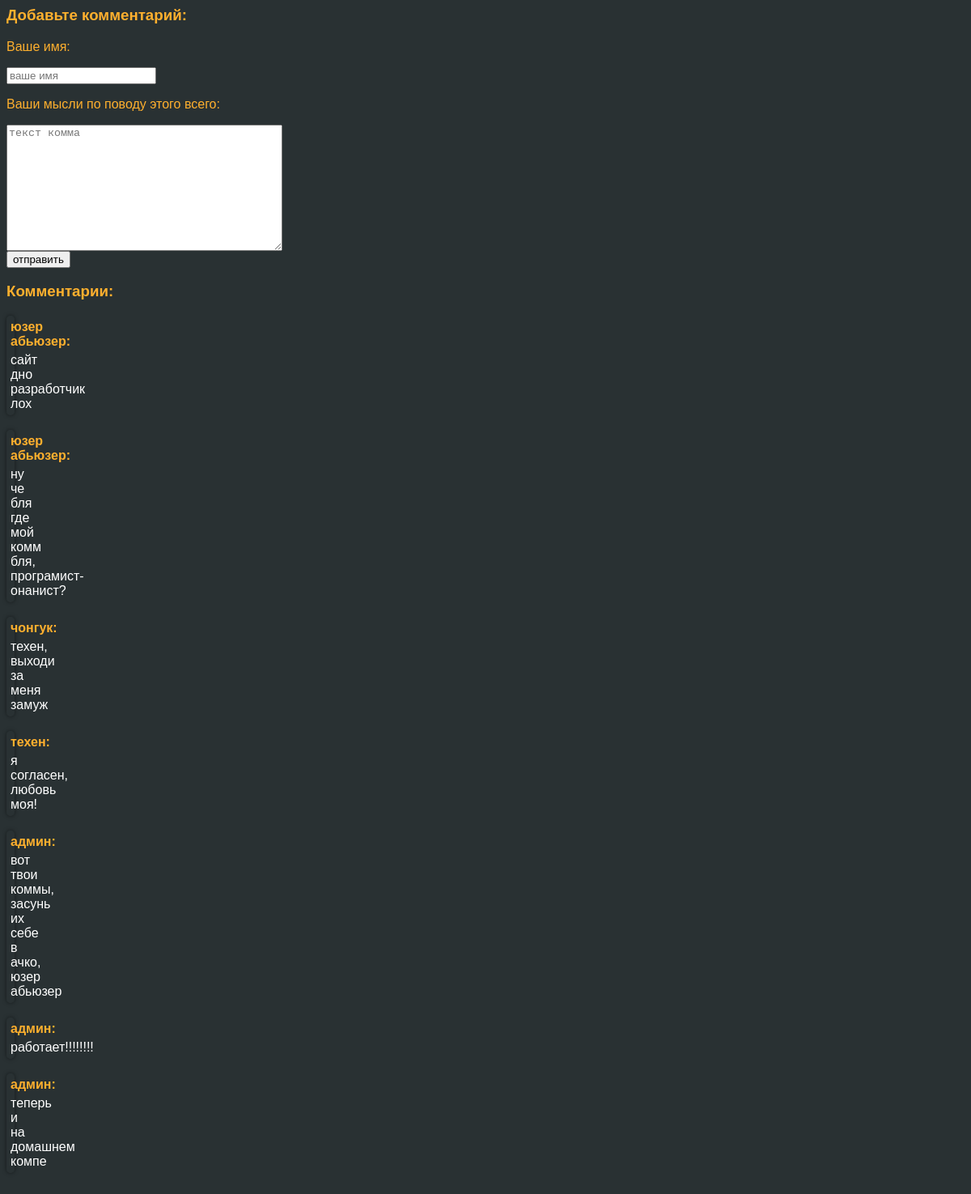
Page /polls/combo/ on the committed database.
### polls/models.py (models this page shows, shortened)
class Comment(models.Model):
    comment_autor = models.CharField(max_length=25)
    comment_text = models.TextField()
    comment_date = models.DateTimeField(default=timezone.now)

### polls/views.py (the view, shortened to what this page needs)
# urls.py: path('combo/', views.combo, name='combo'),
def combo(request):
    error = ''
    form = CommentForm()
    context = {
        'form': form,
        'latest_comment_list': Comment.objects.all()
    }
    return render(request, 'polls/combo.html', context)

### polls/forms.py
class CommentForm(ModelForm):
    class Meta:
        model = Comment
        fields = ['comment_autor', 'comment_text']
        widgets = {
            "comment_autor": TextInput(attrs = {
                'class': 'form-control',
                'placeholder': 'ваше имя'
            }),
            "comment_text": Textarea(attrs = {
                'class': 'form-control',
                'placeholder': 'текст комма'
            })
        }

### polls/templates/polls/combo.html (shortened to what this page needs)
{% load static %}
<link rel="stylesheet" type="text/css" href="{% static 'polls/style.css' %}">
<body>
<h3>Добавьте комментарий:</h3>
<form method="post">
    <p>Ваше имя: </p>
    {{ form.comment_autor }}
    <p>Ваши мысли по поводу этого всего: </p>
    {{ form.comment_text }}
    <br>
    <button class="btn btn-success" type="submit">отправить</button>
</form>
<h3>Комментарии:</h3>
{% for el in latest_comment_list %}
    <div class="com">
        <div class="autor">{{ el.comment_autor }}:</div>
        <div class="text">{{ el.comment_text }}</div>
    </div>
    <br>
{% endfor %}
</body>

### polls/static/polls/style.css (style rules this page uses)
body { font-family: Sans-Serif; font-size: 16px; color: #FFB02E; background-color: #293133; }
.com { box-shadow: 0 0 5px rgba(0,0,0,0.5); border-radius: 7px; border: 5px solid #293133; margin-right: 1500px; color: #FFF; }
.autor { font-weight: bold; color: #FFB02E; margin-bottom: 5px; }

### rows in the picture
Comment: comment_autor "юзер абьюзер", comment_text "сайт дно разработчик лох"
Comment: comment_autor "юзер абьюзер", comment_text "ну че бля где мой комм бля, програмист-онанист?"
Comment: comment_autor "чонгук", comment_text "техен, выходи за меня замуж"
Comment: comment_autor "техен", comment_text "я согласен, любовь моя!"
Comment: comment_autor "админ", comment_text "вот твои коммы, засунь их себе в ачко, юзер абьюзер"
Comment: comment_autor "админ", comment_text "работает!!!!!!!!"
Comment: comment_autor "админ", comment_text "теперь и на домашнем компе"
